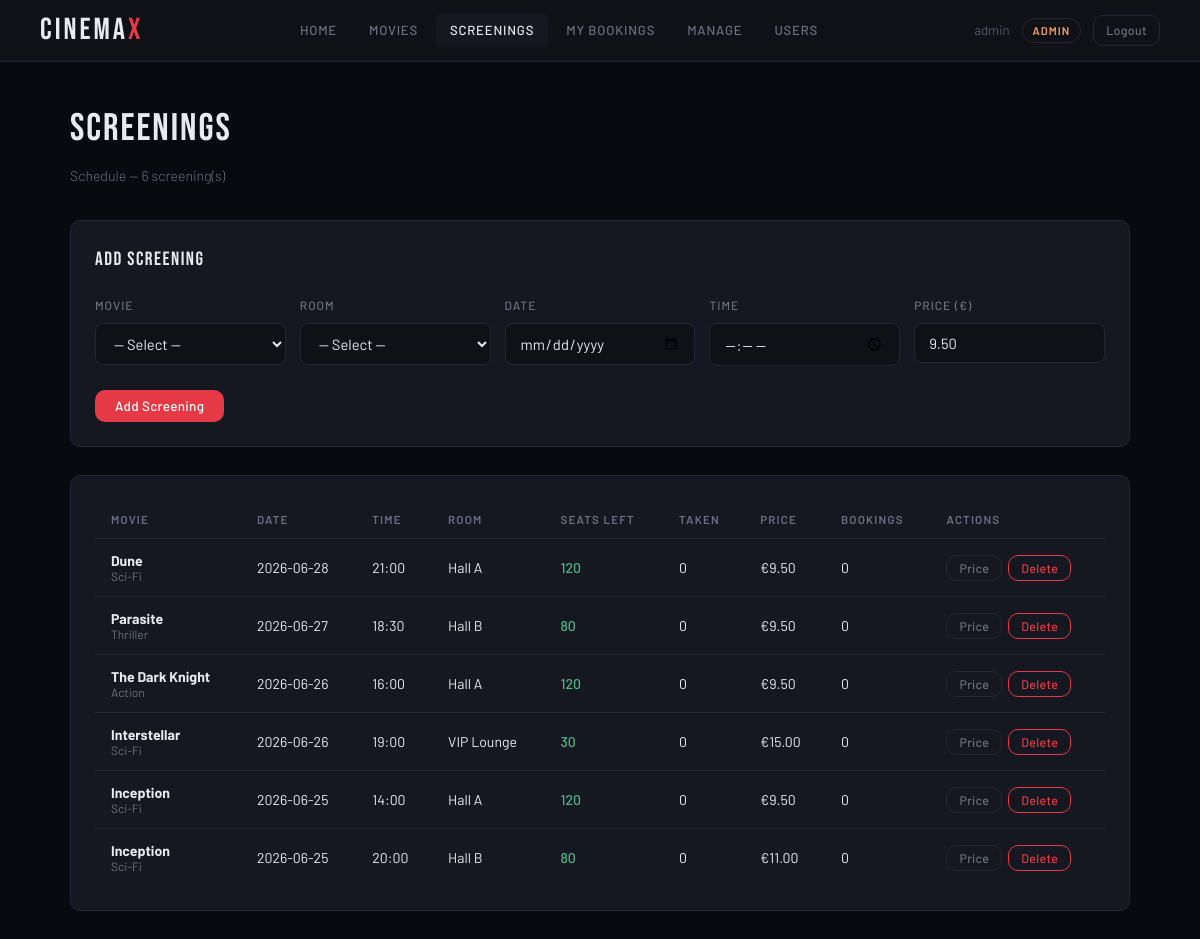
/screenings.php (signed in), run on the app's committed database.
### tables this page shows
CREATE TABLE screenings (
    id              INT AUTO_INCREMENT PRIMARY KEY,
    movie_id        INT  NOT NULL,
    room_id         INT  NOT NULL,
    screening_date  DATE NOT NULL,
    screening_time  TIME NOT NULL,
    price           DECIMAL(6,2) NOT NULL DEFAULT 8.50,
    seats_available INT NOT NULL,
    deleted_at      DATETIME DEFAULT NULL,
    FOREIGN KEY (movie_id) REFERENCES movies(id),
    FOREIGN KEY (room_id)  REFERENCES rooms(id)
);

CREATE TABLE movies (
    id           INT AUTO_INCREMENT PRIMARY KEY,
    title        VARCHAR(200) NOT NULL,
    genre        VARCHAR(80)  NOT NULL,
    duration     INT          NOT NULL COMMENT 'Duration in minutes',
    description  TEXT,
    release_year YEAR,
    created_at   DATETIME DEFAULT CURRENT_TIMESTAMP,
    deleted_at   DATETIME DEFAULT NULL
);

CREATE TABLE rooms (
    id         INT AUTO_INCREMENT PRIMARY KEY,
    name       VARCHAR(50) NOT NULL,
    capacity   INT         NOT NULL,
    deleted_at DATETIME DEFAULT NULL
);

### auth.php (called while the page is built, shortened)
<?php
function isAdmin(): bool {
    return ($_SESSION['role'] ?? '') === 'admin';
}
function isModerator(): bool {
    return in_array($_SESSION['role'] ?? '', ['admin', 'moderator'], true);
}

### screenings.php (the view, shortened to what this page needs)
<?php
require_once 'auth.php';
include 'header.php';
$db      = new DbConnector('localhost', 'root', 'root', 'CINEMA_DB');
$screenings = $db->query('
    SELECT s.*,
           m.title AS movie_title, m.genre,
           r.name  AS room_name,  r.capacity,
           (r.capacity - s.seats_available)        AS seats_taken,
           COUNT(res.id)                             AS confirmed_reservations
    FROM screenings s
    JOIN movies m ON s.movie_id = m.id
    JOIN rooms  r ON s.room_id  = r.id
    LEFT JOIN reservations res ON res.screening_id = s.id AND res.status = "confirmed"
    WHERE s.deleted_at IS NULL
    GROUP BY s.id
    ORDER BY s.screening_date DESC, s.screening_time
')->fetchAll();
?>
<!DOCTYPE html>
<html lang="en">
<head>
    <link rel="stylesheet" href="style.css">
</head>
<body>
<div class="container">
    <div class="page-title">Screenings</div>
    <p class="page-subtitle">Schedule — <?php echo count($screenings); ?> screening(s)</p>
    <?php if (isModerator()): ?>
    <div class="card" style="margin-bottom:28px">
        <div class="section-title" style="margin-bottom:20px; font-size:1.2rem">Add Screening</div>
        <form method="POST">
            <div style="display:grid; grid-template-columns:repeat(auto-fit,minmax(160px,1fr)); gap:14px">
                <div class="form-group">
                    <label class="form-label">Movie</label>
                    <select name="movie_id" class="form-control" required>
                        <option value="">— Select —</option>
                    </select>
                </div>
                <div class="form-group">
                    <label class="form-label">Room</label>
                    <select name="room_id" class="form-control" required>
                        <option value="">— Select —</option>
                    </select>
                </div>
                <div class="form-group">
                    <label class="form-label">Date</label>
                    <input type="date" name="screening_date" class="form-control" min="<?php echo date('Y-m-d'); ?>" required>
                </div>
                <div class="form-group">
                    <label class="form-label">Time</label>
                    <input type="time" name="screening_time" class="form-control" required>
                </div>
                <div class="form-group">
                    <label class="form-label">Price (€)</label>
                    <input type="number" name="price" class="form-control" step="0.50" min="0" value="9.50" required>
                </div>
            </div>
            <button type="submit" class="btn btn-primary" style="margin-top:4px">Add Screening</button>
        </form>
    </div>
    <?php endif; ?>
    <div class="card">
        <div class="table-wrap">
            <table>
                <thead>
                    <tr>
                        <th>Movie</th>
                        <th>Date</th>
                        <th>Time</th>
                        <th>Room</th>
                        <th>Seats Left</th>
                        <th>Taken</th>
                        <th>Price</th>
                        <th>Bookings</th>
                        <?php if (isModerator()): ?><th>Actions</th><?php endif; ?>
                    </tr>
                </thead>
                <tbody>
                    <?php foreach ($screenings as $i => $s): ?>
                    <tr style="animation:fadeUp .3s ease <?php echo $i*.04; ?>s both">
                        <td><strong><?php echo htmlspecialchars($s['movie_title']); ?></strong>
                            <span style="display:block; font-size:.75rem; color:var(--muted)"><?php echo htmlspecialchars($s['genre']); ?></span>
                        </td>
                        <td><?php echo htmlspecialchars($s['screening_date']); ?></td>
                        <td><?php echo substr($s['screening_time'],0,5); ?></td>
                        <td><?php echo htmlspecialchars($s['room_name']); ?></td>
                        <td>
                            <?php $left = (int)$s['seats_available']; $c = $left > 10 ? 'var(--success)' : ($left > 0 ? 'var(--gold)' : 'var(--danger)'); ?>
                            <span style="color:<?php echo $c ?>; font-weight:500"><?php echo $left; ?></span>
                        </td>
                        <td><?php echo (int)$s['seats_taken']; ?></td>
                        <td>€<?php echo number_format((float)$s['price'],2); ?></td>
                        <td><?php echo (int)$s['confirmed_reservations']; ?></td>
                        <?php if (isModerator()): ?>
                        <td>
                            <div style="display:flex; gap:6px">
                                <button class="btn btn-outline btn-sm" onclick="togglePrice(<?php echo (int)$s['id']; ?>)">Price</button>
                                <?php if (isAdmin()): ?>
                                <form method="POST" onsubmit="return confirm('Remove this screening?')">
                                    <button type="submit" class="btn btn-danger btn-sm">Delete</button>
                                </form>
                                <?php endif; ?>
                            </div>
                        </td>
                        <?php endif; ?>
                    </tr>
                    <?php endforeach; ?>
                </tbody>
            </table>
        </div>
    </div>
</div>
</body>
</html>

### style.css (style rules this page uses)
*, *::before, *::after { box-sizing: border-box; margin: 0; padding: 0; }
:root { --bg: #080a0f; --surface: #0f1117; --card: #151820; --border: #232635; --accent: #e63946; --gold: #f4a261; --text: #e8eaf0; --muted: #6b7080; --success: #52b788; --danger: #e63946; --radius: 10px; --font-display: 'Bebas Neue', sans-serif; --font-body: 'Barlow', sans-serif; }
body { background: var(--bg); color: var(--text); font-family: var(--font-body); font-weight: 300; min-height: 100vh; line-height: 1.6; }
.btn { display: inline-flex; align-items: center; gap: 6px; padding: 8px 20px; border-radius: var(--radius); font-family: var(--font-body); font-size: 0.84rem; font-weight: 500; cursor: pointer; text-decoration: none; border: none; transition: all 0.2s; letter-spacing: 0.3px; }
.btn-primary { background: var(--accent); color: #fff; }
.btn-outline { background: transparent; border: 1px solid var(--border); color: var(--muted); }
.btn-danger { background: transparent; border: 1px solid var(--danger); color: var(--danger); }
.btn-sm { padding: 5px 12px; font-size: 0.78rem; }
.container { max-width: 1100px; margin: 0 auto; padding: 36px 20px 80px; }
.page-title { font-family: var(--font-display); font-size: 2.4rem; letter-spacing: 2px; color: var(--text); margin-bottom: 6px; }
.page-subtitle { font-size: 0.88rem; color: var(--muted); margin-bottom: 32px; }
.card { background: var(--card); border: 1px solid var(--border); border-radius: var(--radius); padding: 24px; }
.table-wrap { overflow-x: auto; }
table { width: 100%; border-collapse: collapse; font-size: 0.88rem; }
thead th { text-align: left; padding: 12px 16px; font-size: 0.72rem; font-weight: 600; letter-spacing: 1.2px; text-transform: uppercase; color: var(--muted); border-bottom: 1px solid var(--border); }
tbody tr { border-bottom: 1px solid var(--border); transition: background 0.15s; }
tbody tr:last-child { border-bottom: none; }
tbody td { padding: 13px 16px; color: var(--text); vertical-align: middle; }
.form-group { margin-bottom: 20px; }
.form-label { display: block; font-size: 0.75rem; font-weight: 500; letter-spacing: 1px; text-transform: uppercase; color: var(--muted); margin-bottom: 8px; }
.form-control { width: 100%; background: var(--surface); border: 1px solid var(--border); border-radius: 8px; padding: 10px 14px; color: var(--text); font-family: var(--font-body); font-size: 0.92rem; outline: none; transition: border-color 0.2s; }
.form-control::placeholder { color: var(--muted); }
select.form-control option { background: var(--card); }
.section-title { font-family: var(--font-display); font-size: 1.5rem; letter-spacing: 1.5px; color: var(--text); }

### data on the page
screenings: movie.title "Dune", movie.genre "Sci-Fi", screening_date "2026-06-28", screening_time "21:00", room.name "Hall A", seats_available "120", seats_taken "0", price "9.50", confirmed_reservations "0"
screenings: movie.title "Parasite", movie.genre "Thriller", screening_date "2026-06-27", screening_time "18:30", room.name "Hall B", seats_available "80", seats_taken "0", price "9.50", confirmed_reservations "0"
screenings: movie.title "The Dark Knight", movie.genre "Action", screening_date "2026-06-26", screening_time "16:00", room.name "Hall A", seats_available "120", seats_taken "0", price "9.50", confirmed_reservations "0"
screenings: movie.title "Interstellar", movie.genre "Sci-Fi", screening_date "2026-06-26", screening_time "19:00", room.name "VIP Lounge", seats_available "30", seats_taken "0", price "15.00", confirmed_reservations "0"
screenings: movie.title "Inception", movie.genre "Sci-Fi", screening_date "2026-06-25", screening_time "14:00", room.name "Hall A", seats_available "120", seats_taken "0", price "9.50", confirmed_reservations "0"
screenings: movie.title "Inception", movie.genre "Sci-Fi", screening_date "2026-06-25", screening_time "20:00", room.name "Hall B", seats_available "80", seats_taken "0", price "11.00", confirmed_reservations "0"

### other printed values
$_SESSION['username'] "admin"
$_SESSION['role'] "ADMIN"
count($screenings) "6"
